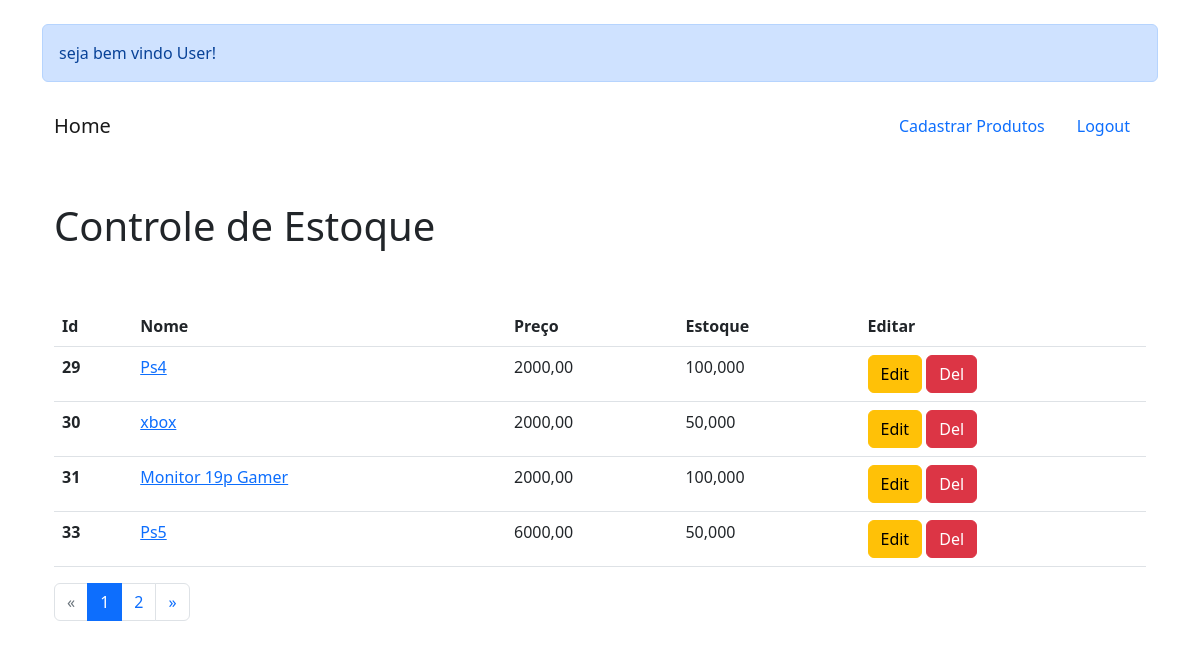
The app's page / (signed in), older data.
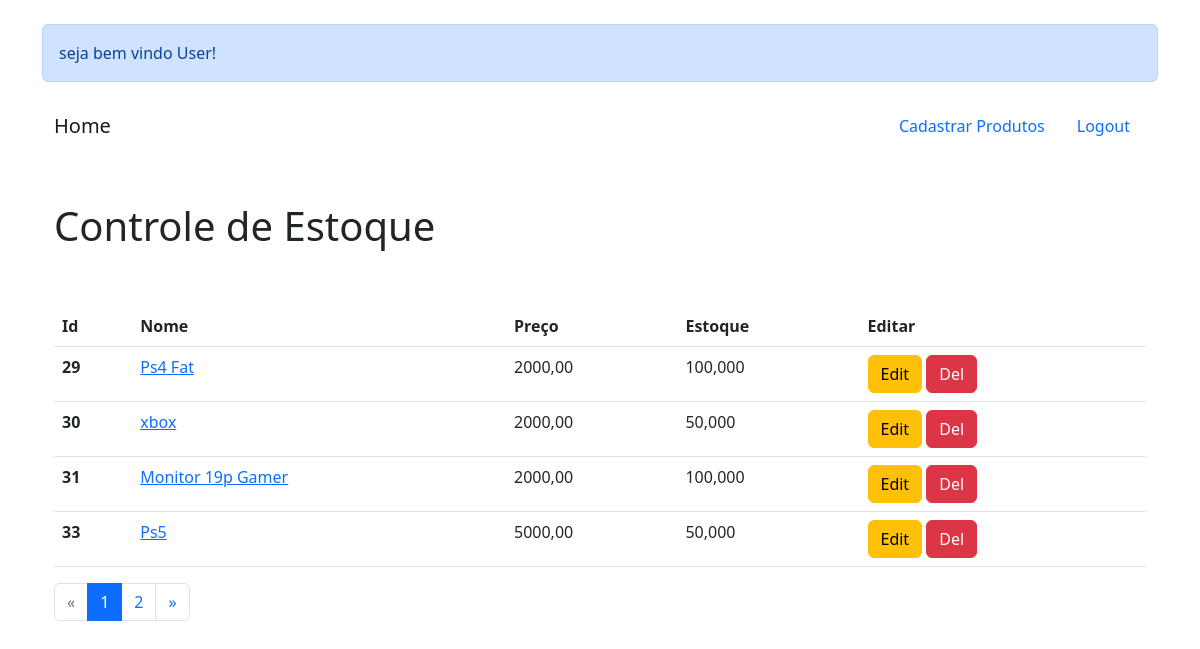
The same page, newer data.
### usuarios/models.py (models this page shows, shortened)
class CustomUsuario(AbstractUser):
    email = models.EmailField('E-mail', unique=True)
    fone = models.CharField('Telefone', max_length=15)
    is_staff = models.BooleanField('Membro da equipe', default=True)
    USERNAME_FIELD = 'email'
    REQUIRED_FIELDS = ['first_name', 'last_name', 'fone']
    objects= UsuarioManager()

class Base(models.Model):
    criado = models.DateField('Data de Criação', auto_now_add=True)
    modificado = models.DateField('Data de Atualização', auto_now_add=True)
    ativo = models.BooleanField('Ativo?', default=True)
    class Meta:
        abstract = True

class Produto(Base):
    nome = models.CharField('Nome', max_length=100)
    preco = models.DecimalField('preço', max_digits=8, decimal_places=2)
    estoque = models.DecimalField('Estoque', max_digits=8, decimal_places=3)
    imagem = StdImageField('imagem', upload_to='produtos',
                           variations={'thumb': (124, 124)})
    slug = models.SlugField('Slug', max_length=100, blank=True, editable=False)

### usuarios/views.py (the view)
# urls.py: path('', IndexView.as_view(), name='index'),
class IndexView(ListView):
    model: Produto
    context_object_name = 'produtos'
    template_name = 'index.html'
    paginate_by = 4
    def get_queryset(self):
        return Produto.objects.all()

### templates/index.html (shortened to what this page needs)
{% extends 'base.html' %}
{% load static %}
{% block content %}
<div class="container">
    {% if user.is_anonymous %}
    <div class="container">
        <div class="row">
            <div class="col-sm-12 col-lg-12 index" align="center">
                <h1>Controle de Estoque</h1>
                <br>
                <h4>Você não estar logado</h4>
                <br><br>
                <a class="btn btn-primary" href="{% url 'login' %}">Fazer Login</a>
            </div>
        </div>
    </div>
    {% else %}
    <br>
    <div class="alert alert-primary" role="alert">
        seja bem vindo {{ user.first_name }}!
    </div>
    <div class="container">
        <div class="row">
            <div class="col-sm-12 col-lg-12">
                <div class="col-sm-12 col-lg-12">
                    <nav class="navbar navbar-default">
                        <div class="navbar-header">
                            <a class="navbar-brand" href="{% url 'index' %}">Home</a>
                        </div>
                        <div>
                            <ul class="nav">
                                <li><a class="nav-item nav-link" href="{% url 'produto' %}">Cadastrar Produtos</a></li>
                                <li><a class="nav-item nav-link" href="{% url 'logout' %}">Logout</a></li>
                            </ul>
                        </div>
                    </nav>
                </div>
                <br><br>
                <div>
                    <h1>Controle de Estoque</h1>
                </div>
                <br><br>
                <table class="table">
                    <thead class="thead-light">
                        <tr>
                            <th scope="col">Id</th>
                            <th scope="col">Nome</th>
                            <th scope="col">Preço</th>
                            <th scope="col">Estoque</th>
                            <th scope="col">Editar</th>
                        </tr>
                    </thead>
                    <tbody>
                        {% for i in produtos %}
                        <tr>
                            <th scope="row">{{i.id}}</th>
                            <td><a href="#modal{{i.id}}" data-toggle="modal">{{i.nome}}</a></td>
                            <td>{{i.preco}}</td>
                            <td>{{i.estoque}}</td>
                            <td>
                                <a class="btn btn-warning" data-toggle="modal"
                                    href="{% url 'upd_produto' i.id %}">Edit</a>
                                <a data-toggle="modal" class="btn btn-danger"
                                    href="{% url 'del_produto' pk=i.id %}">Del</a>
                            </td>
                        </tr>
                        {%endfor%}
                    </tbody>
                </table>
                <nav aria-label="navegacao-paginacao">
                    <ul class="pagination">
                        {% if page_obj.has_previous %}
                        <li class="page-item"><a class="page-link"
                                href="?page={{ page_obj.previous_page_number}}">&laquo;</a>
                        </li>
                        {% else %}
                        <li class="page-item disabled"><a class="page-link" href="#">&laquo;</a></li>
                        {% endif %}
                        {% for num in paginator.page_range %}
                        {% if page_obj.number == num %}
                        <li class="page-item active"><a class="page-link" href="#">{{num}}</a></li>
                        {% else %}
                        <li class="page-item"><a class="page-link" href="?page={{num}}">{{num}}</a></li>
                        {% endif %}
                        {% endfor %}
                        {% if page_obj.has_next %}
                        <li class="page-item"><a class="page-link"
                                href="?page={{page_obj.next_page_number}}">&raquo;</a></li>
                        {% else %}
                        <li class="page-item disabled"><a class="page-link" href="#">&raquo;</a></li>
                        {% endif %}
                    </ul>
                </nav>
            </div>
        </div>
    </div>
    {% endif %}
</div>
{% endblock %}

### templates/base.html (shortened to what this page needs)
{% load static %}
<!DOCTYPE html>
<html lang="en">
<head>
    <link rel="stylesheet" href="https://cdn.jsdelivr.net/npm/bootstrap@5.2.0/dist/css/bootstrap.min.css"
>
    <link href="https://cdn.lineicons.com/3.0/lineicons.css" rel="stylesheet">
    <link rel="stylesheet" href="{% static 'css/style.css' %}">
</head>
<body>
    {% block content %}
    {% endblock %}
</body>
</html>

Row changes from the older to the newer data that the page shows:
changed Produto id 29: nome "Ps4" → "Ps4 Fat"
changed Produto "Ps5": preco "6000,00" → "5000,00"
